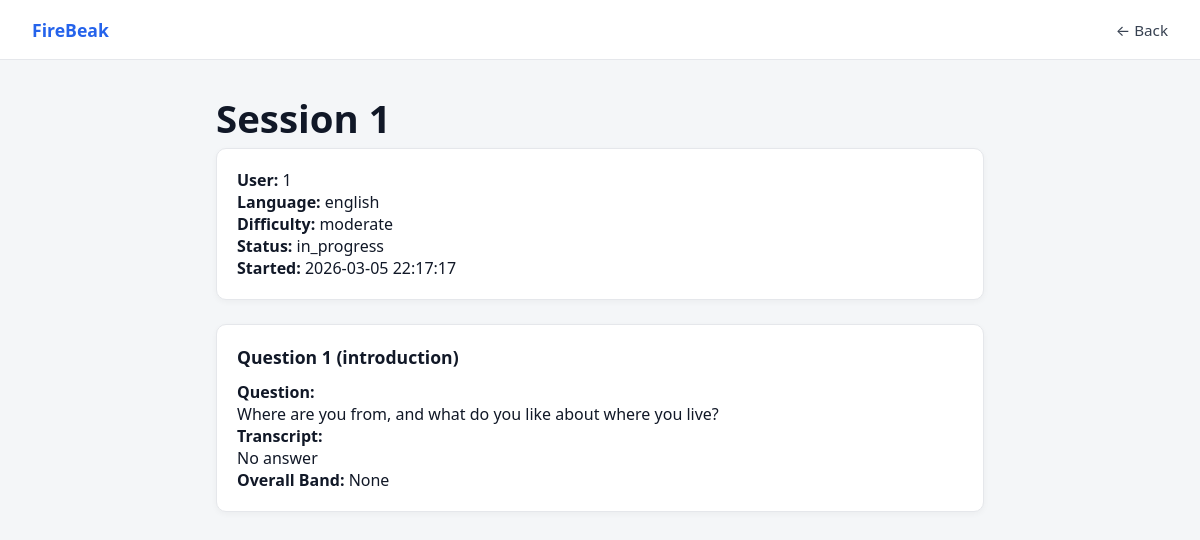
/developer/session/1 (signed in), run on the app's committed database.
### models.py (models this page shows)
class ExamSession(Base):
    __tablename__ = "exam_sessions"
    id = Column(Integer, primary_key=True)
    user_id = Column(Integer, ForeignKey("users.id"), nullable=False, index=True)
    language = Column(String(20), nullable=False)  # english/french/german
    difficulty = Column(String(20), nullable=False)  # beginner/moderate/expert
    status = Column(String(20), nullable=False, default="in_progress")
    started_at = Column(DateTime, server_default=func.now(), nullable=False)
    completed_at = Column(DateTime, nullable=True)
    overall_band = Column(String(20), nullable=True)  # Excellent/Good/OK/Needs Work
    summary_feedback_en = Column(Text, nullable=True)
    major_mistakes_en = Column(Text, nullable=True)
    total_questions = Column(Integer, default=15, nullable=False)
    turns = relationship(
        "ExamTurn",
        back_populates="session",
        cascade="all, delete-orphan",
        order_by="ExamTurn.question_number",
    )

class ExamTurn(Base):
    __tablename__ = "exam_turns"
    id = Column(Integer, primary_key=True)
    session_id = Column(Integer, ForeignKey("exam_sessions.id"), nullable=False, index=True)
    question_number = Column(Integer, nullable=False)  # 1..N
    section = Column(String(50), nullable=False)  # introduction/school/etc
    question_text = Column(Text, nullable=False)
    transcript = Column(Text, nullable=True)
    feedback_en = Column(Text, nullable=True)
    corrected_answer_target = Column(Text, nullable=True)
    tips_en = Column(Text, nullable=True)
    fluency_band = Column(String(20), nullable=True)
    grammar_band = Column(String(20), nullable=True)
    vocabulary_band = Column(String(20), nullable=True)
    pronunciation_band = Column(String(20), nullable=True)
    overall_band = Column(String(20), nullable=True)
    session = relationship("ExamSession", back_populates="turns")
    __table_args__ = (
        UniqueConstraint("session_id", "question_number", name="uq_exam_session_question_number"),
    )

### app.py (the view)
    @app.get("/developer/session/<int:session_id>")
    @login_required
    def view_session(session_id):
        if not current_user.is_admin:
            abort(403)
        db = SessionLocal()
        session = db.get(ExamSession, session_id)
        if not session:
            db.close()
            abort(404)
        turns = (
            db.query(ExamTurn)
            .filter_by(session_id=session_id)
            .order_by(ExamTurn.question_number)
            .all()
        )
        db.close()
        return render_template(
            "developer_session.html",
            session=session,
            turns=turns
        )

### templates/developer_session.html (shortened to what this page needs)
<!doctype html>
<html lang="en">
<head>
  <link rel="stylesheet" href="{{ url_for('static', filename='css/styles.css') }}">
</head>
<body>
<nav class="navbar">
  <div class="nav-left">
    <span class="logo">FireBeak</span>
  </div>
  <div class="nav-right">
    <a href="{{ url_for('developer_dashboard') }}" class="nav-link">← Back</a>
  </div>
</nav>
<div class="container">
  <h1 class="page-title">Session {{ session.id }}</h1>
  <div class="card">
    <p><strong>User:</strong> {{ session.user_id }}</p>
    <p><strong>Language:</strong> {{ session.language }}</p>
    <p><strong>Difficulty:</strong> {{ session.difficulty }}</p>
    <p><strong>Status:</strong> {{ session.status }}</p>
    <p><strong>Started:</strong> {{ session.started_at }}</p>
  </div>
  {% for t in turns %}
  <div class="card">
    <h2>Question {{ t.question_number }} ({{ t.section }})</h2>
    <p><strong>Question:</strong></p>
    <p>{{ t.question_text }}</p>
    <p><strong>Transcript:</strong></p>
    <p>{{ t.transcript or "No answer" }}</p>
    <p><strong>Overall Band:</strong> {{ t.overall_band }}</p>
  </div>
  {% endfor %}
</div>
</body>
</html>

### static/css/styles.css (style rules this page uses)
* { box-sizing: border-box; margin: 0; padding: 0; }
body { font-family: system-ui, -apple-system, BlinkMacSystemFont, sans-serif; background-color: #F4F6F8; color: #111827; }
.container { max-width: 800px; margin: 2rem auto; padding: 0 1rem; }
.navbar { width: 100%; height: 60px; background-color: #FFFFFF; border-bottom: 1px solid #E5E7EB; display: flex; justify-content: space-between; align-items: center; padding: 0 2rem; }
.logo { font-weight: 700; font-size: 1.1rem; color: #2563EB; }
.nav-right { display: flex; gap: 1.5rem; }
.nav-link { text-decoration: none; color: #374151; font-size: 0.95rem; transition: color 0.2s ease; }
.card { background: #FFFFFF; border: 1px solid #E5E7EB; border-radius: 10px; padding: 1.25rem; margin-bottom: 1.5rem; box-shadow: 0 2px 6px rgba(0,0,0,0.04); }
.card h2 { font-size: 1.1rem; margin-bottom: 0.75rem; font-weight: 600; }
.page-title { font-size: 2.4rem; font-weight: 700; margin-bottom: 4px; }
.card:last-of-type { margin-bottom: 3rem; }

### data on the page
ExamSession: id "1", user_id "1", language "english", difficulty "moderate", status "in_progress", started_at "2026-03-05 22:17:17"
ExamTurn: question_number "1", section "introduction", question_text "Where are you from, and what do you like about where you live?", transcript "No answer", overall_band "None"
